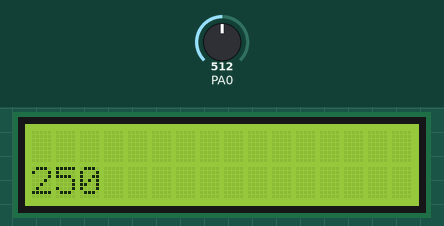
Bench run of a program on a simulated ATmega32, built with avr-gcc and emulated at 8 MHz. On the bench: 16×2 character LCD. Wiring (inferred from the names in the program): character LCD (HD44780): RS PB0; E PB1; data PB2, PB3, PB4, PB5. The inputs (shaded band) are chosen by the test bench; at power-on: PA0 = 512.

Above: at 1.2 s.
1.3 s: PA0 set to 716
At 2.6 s:
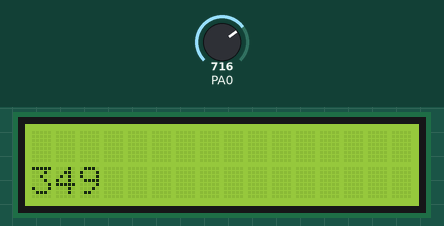
2.9 s: PA0 set to 900
At 4.1 s:
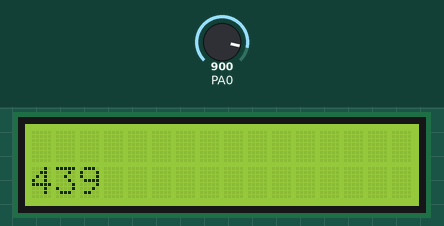
4.4 s: PA0 set to 1023
At 4.9 s:
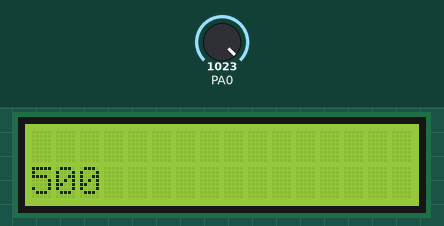
Timing chart, 0 to 7.4 s (numbered marks = the images above; inputs shaded):
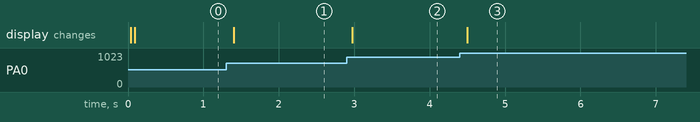

The program:

main.c
```c
#include <avr/io.h>
#include <stdlib.h>
#include <string.h>
#include <stdio.h>
#include <util/delay.h>
#include <avr/sfr_defs.h>
#include <math.h>
#include <avr/interrupt.h>
#include <avr/eeprom.h>
#include "HD44780.h"


#ifndef _BV
#define _BV(bit)				(1<<(bit))
#endif

#ifndef inb
#define	inb(addr)			(addr)
#endif

#ifndef outb
#define	outb(addr, data)	addr = (data)
#endif

#ifndef sbi
#define sbi(reg,bit)		reg |= (_BV(bit))
#endif

#ifndef cbi
#define cbi(reg,bit)		reg &= ~(_BV(bit))
#endif

#ifndef tbi
#define tbi(reg,bit)		reg ^= (_BV(bit))
#endif

/*
 *  Gotowe zaimplementowane:
 #define 	bit_is_set(sfr, bit)   (_SFR_BYTE(sfr) & _BV(bit))
 #define 	bit_is_clear(sfr, bit)   (!(_SFR_BYTE(sfr) & _BV(bit)))
 #define 	loop_until_bit_is_set(sfr, bit)   do { } while (bit_is_clear(sfr, bit))
 #define 	loop_until_bit_is_clear(sfr, bit)   do { } while (bit_is_set(sfr, bit))

 */

// MIN/MAX/ABS macros
#define MIN(a,b)			((a<b)?(a):(b))
#define MAX(a,b)			((a>b)?(a):(b))
#define ABS(x)				((x>0)?(x):(-x))


void ADC_init()
{
	sbi(ADMUX,REFS0); //konfiguracja napiêcia referencyjnego   wybraæ napiêcie AVCC
	sbi(ADCSRA,ADPS0); //konfiguracja podzielnika czêstotliwo ci dla uk³adu przetwornika  (16??)
	sbi(ADCSRA,ADEN ); //uruchomienie uk³adu przetwornika

	//TYCH LINII PONIZEJ MOZE NIE BYC BO INITIAL VALUE == 0
	//konfiguracja/wybór kana³u/pinu na którym bêdzie dokonywany pomiar ||WYBRANO PA0 czyli ADC0
	cbi(ADMUX,MUX0);
	cbi(ADMUX,MUX1);
	cbi(ADMUX,MUX2);
	cbi(ADMUX,MUX3);
	cbi(ADMUX,MUX4);
}

uint16_t ADC_10bit()
{
	sbi(ADCSRA,ADSC); //uruchomienie pojedynczego pomiaru   ustawienie bitu
	cbi(ADCSRA,ADSC); //oczekiwanie na zakoñczenie pomiaru   oczekiwanie na wyzerowanie bitu
	return ADC;

}

uint16_t ADC_to_volt(uint16_t adc_value)
{
	return adc_value*0.4888;   // 500/1023 == 0.4888
}

int main() {
	ADC_init();
	LCD_Initalize();	//Inicjalizacja ekranu LCD
	LCD_Home(); 	//Przywraca poczatkowe wspolrzedne wyswietlacza
	while(1) {
		LCD_GoTo(0, 1);	//Ustawienie kursora na poczatku 1 linii LCD
		LCD_ShowNumber(ADC_to_volt(ADC_10bit()));
		_delay_ms(50);
		LCD_Clear();
	}

}
```

HD44780.c
```c
//-------------------------------------------------------------------------------------------------
// Wy wietlacz alfanumeryczny ze sterownikiem HD44780
// Sterowanie w trybie 4-bitowym bez odczytu flagi zajêto ci
// z dowolnym przypisaniem sygna³ów steruj¹cych
// Plik : HD44780.c
// Mikrokontroler : Atmel AVR
// Kompilator : avr-gcc
// Autor : Rados³aw Kwiecieñ
//  ród³o : http://radzio.dxp.pl/hd44780/
// Data : 24.03.2007
//-------------------------------------------------------------------------------------------------

#include "HD44780.h"
//-------------------------------------------------------------------------------------------------
//
// Funkcja wystawiaj¹ca pó³bajt na magistralê danych
//
//-------------------------------------------------------------------------------------------------
void _LCD_OutNibble(unsigned char nibbleToWrite)
{
if(nibbleToWrite & 0x01)
	LCD_DB4_PORT |= LCD_DB4;
else
	LCD_DB4_PORT  &= ~LCD_DB4;

if(nibbleToWrite & 0x02)
	LCD_DB5_PORT |= LCD_DB5;
else
	LCD_DB5_PORT  &= ~LCD_DB5;

if(nibbleToWrite & 0x04)
	LCD_DB6_PORT |= LCD_DB6;
else
	LCD_DB6_PORT  &= ~LCD_DB6;

if(nibbleToWrite & 0x08)
	LCD_DB7_PORT |= LCD_DB7;
else
	LCD_DB7_PORT  &= ~LCD_DB7;
}
//-------------------------------------------------------------------------------------------------
//
// Funkcja zapisu bajtu do wy wietacza (bez rozró¿nienia instrukcja/dane).
//
//-------------------------------------------------------------------------------------------------
void _LCD_Write(unsigned char dataToWrite)
{
LCD_E_PORT |= LCD_E;
_LCD_OutNibble(dataToWrite >> 4);
LCD_E_PORT &= ~LCD_E;
LCD_E_PORT |= LCD_E;
_LCD_OutNibble(dataToWrite);
LCD_E_PORT &= ~LCD_E;
_delay_us(50);
}
//-------------------------------------------------------------------------------------------------
//
// Funkcja zapisu rozkazu do wy wietlacza
//
//-------------------------------------------------------------------------------------------------
void LCD_WriteCommand(unsigned char commandToWrite)
{
LCD_RS_PORT &= ~LCD_RS;
_LCD_Write(commandToWrite);
}
//-------------------------------------------------------------------------------------------------
//
// Funkcja zapisu danych do pamiêci wy wietlacza
//
//-------------------------------------------------------------------------------------------------
void LCD_WriteData(unsigned char dataToWrite)
{
LCD_RS_PORT |= LCD_RS;
_LCD_Write(dataToWrite);
}
//-------------------------------------------------------------------------------------------------
//
// Funkcja wy wietlenia napisu na wyswietlaczu.
//
//-------------------------------------------------------------------------------------------------
void LCD_WriteText(char * text)
{
while(*text)
  LCD_WriteData(*text++);
}
//-------------------------------------------------------------------------------------------------
//
// Funkcja ustawienia wspó³rzêdnych ekranowych
//
//-------------------------------------------------------------------------------------------------
void LCD_GoTo(unsigned char x, unsigned char y)
{
LCD_WriteCommand(HD44780_DDRAM_SET | (x + (0x40 * y)));
}
//-------------------------------------------------------------------------------------------------
//
// Funkcja czyszczenia ekranu wy wietlacza.
//
//-------------------------------------------------------------------------------------------------
void LCD_Clear(void)
{
LCD_WriteCommand(HD44780_CLEAR);
_delay_ms(2);
}
//-------------------------------------------------------------------------------------------------
//
// Funkcja przywrócenia pocz¹tkowych wspó³rzêdnych wy wietlacza.
//
//-------------------------------------------------------------------------------------------------
void LCD_Home(void)
{
LCD_WriteCommand(HD44780_HOME);
_delay_ms(2);
}
//-------------------------------------------------------------------------------------------------
//
// Procedura inicjalizacji kontrolera HD44780.
//
//-------------------------------------------------------------------------------------------------
void LCD_Initalize(void)
{
unsigned char i;
LCD_DB4_DIR |= LCD_DB4; // Konfiguracja kierunku pracy wyprowadzeñ
LCD_DB5_DIR |= LCD_DB5; //
LCD_DB6_DIR |= LCD_DB6; //
LCD_DB7_DIR |= LCD_DB7; //
LCD_E_DIR 	|= LCD_E;   //
LCD_RS_DIR 	|= LCD_RS;  //
_delay_ms(15); // oczekiwanie na ustalibizowanie siê napiecia zasilajacego
LCD_RS_PORT &= ~LCD_RS; // wyzerowanie linii RS
LCD_E_PORT &= ~LCD_E;  // wyzerowanie linii E

for(i = 0; i < 3; i++) // trzykrotne powtórzenie bloku instrukcji
  {
  LCD_E_PORT |= LCD_E; //  E = 1
  _LCD_OutNibble(0x03); // tryb 8-bitowy
  LCD_E_PORT &= ~LCD_E; // E = 0
  _delay_ms(5); // czekaj 5ms
  }

LCD_E_PORT |= LCD_E; // E = 1
_LCD_OutNibble(0x02); // tryb 4-bitowy
LCD_E_PORT &= ~LCD_E; // E = 0

_delay_ms(1); // czekaj 1ms
LCD_WriteCommand(HD44780_FUNCTION_SET | HD44780_FONT5x7 | HD44780_TWO_LINE | HD44780_4_BIT); // interfejs 4-bity, 2-linie, znak 5x7
LCD_WriteCommand(HD44780_DISPLAY_ONOFF | HD44780_DISPLAY_OFF); // wy³¹czenie wyswietlacza
LCD_WriteCommand(HD44780_CLEAR); // czyszczenie zawartosæi pamieci DDRAM
_delay_ms(2);
LCD_WriteCommand(HD44780_ENTRY_MODE | HD44780_EM_SHIFT_CURSOR | HD44780_EM_INCREMENT);// inkrementaja adresu i przesuwanie kursora
LCD_WriteCommand(HD44780_DISPLAY_ONOFF | HD44780_DISPLAY_ON | HD44780_CURSOR_OFF | HD44780_CURSOR_NOBLINK); // w³¹cz LCD, bez kursora i mrugania
}


//-------------------------------------------------------------------------------------------------
//
// Funkcja wy wietlenia liczby na wyswietlaczu.
//
//-------------------------------------------------------------------------------------------------
void LCD_ShowNumber(int32_t liczba){
	char text[16];
	sprintf(text, "%d", liczba);
	LCD_WriteText(text);
}


//-------------------------------------------------------------------------------------------------
//
// Koniec pliku HD44780.c
//
//-------------------------------------------------------------------------------------------------
```

HD44780.h
```c
//-------------------------------------------------------------------------------------------------
// Wy wietlacz alfanumeryczny ze sterownikiem HD44780
// Sterowanie w trybie 4-bitowym bez odczytu flagi zajêto ci
// z dowolnym przypisaniem sygna³ów steruj¹cych
// Plik : HD44780.h
// Mikrokontroler : Atmel AVR
// Kompilator : avr-gcc
// Autor : Rados³aw Kwiecieñ
//  ród³o : http://radzio.dxp.pl/hd44780/
// Data : 24.03.2007
//-------------------------------------------------------------------------------------------------

#include <avr/io.h>
#include <util/delay.h>

//-------------------------------------------------------------------------------------------------
//
// Konfiguracja sygna³ów steruj¹cych wy wietlaczem.
// Mo¿na zmieniæ stosownie do potrzeb.
//
//-------------------------------------------------------------------------------------------------
#define LCD_RS_DIR		DDRB
#define LCD_RS_PORT 	PORTB
#define LCD_RS			(1 << PB0)

#define LCD_E_DIR		DDRB
#define LCD_E_PORT		PORTB
#define LCD_E			(1 << PB1)

#define LCD_DB4_DIR		DDRB
#define LCD_DB4_PORT	PORTB
#define LCD_DB4			(1 << PB2)

#define LCD_DB5_DIR		DDRB
#define LCD_DB5_PORT	PORTB
#define LCD_DB5			(1 << PB3)

#define LCD_DB6_DIR		DDRB
#define LCD_DB6_PORT	PORTB
#define LCD_DB6			(1 << PB4)

#define LCD_DB7_DIR		DDRB
#define LCD_DB7_PORT	PORTB
#define LCD_DB7			(1 << PB5)

//-------------------------------------------------------------------------------------------------
//
// Instrukcje kontrolera Hitachi HD44780
//
//-------------------------------------------------------------------------------------------------

#define HD44780_CLEAR					0x01

#define HD44780_HOME					0x02

#define HD44780_ENTRY_MODE				0x04
	#define HD44780_EM_SHIFT_CURSOR		0
	#define HD44780_EM_SHIFT_DISPLAY	1
	#define HD44780_EM_DECREMENT		0
	#define HD44780_EM_INCREMENT		2

#define HD44780_DISPLAY_ONOFF			0x08
	#define HD44780_DISPLAY_OFF			0
	#define HD44780_DISPLAY_ON			4
	#define HD44780_CURSOR_OFF			0
	#define HD44780_CURSOR_ON			2
	#define HD44780_CURSOR_NOBLINK		0
	#define HD44780_CURSOR_BLINK		1

#define HD44780_DISPLAY_CURSOR_SHIFT	0x10
	#define HD44780_SHIFT_CURSOR		0
	#define HD44780_SHIFT_DISPLAY		8
	#define HD44780_SHIFT_LEFT			0
	#define HD44780_SHIFT_RIGHT			4

#define HD44780_FUNCTION_SET			0x20
	#define HD44780_FONT5x7				0
	#define HD44780_FONT5x10			4
	#define HD44780_ONE_LINE			0
	#define HD44780_TWO_LINE			8
	#define HD44780_4_BIT				0
	#define HD44780_8_BIT				16

#define HD44780_CGRAM_SET				0x40

#define HD44780_DDRAM_SET				0x80

//-------------------------------------------------------------------------------------------------
//
// Deklaracje funkcji
//
//-------------------------------------------------------------------------------------------------

void LCD_WriteCommand(unsigned char);
void LCD_WriteData(unsigned char);
void LCD_WriteText(char *);
void LCD_GoTo(unsigned char, unsigned char);
void LCD_Clear(void);
void LCD_Home(void);
void LCD_Initalize(void);
void LCD_ShowNumber(int32_t liczba);
//-------------------------------------------------------------------------------------------------
//
// Koniec pliku HD44780.h
//
//-------------------------------------------------------------------------------------------------
```

Measured:
- after the input at 1.3 s, the display: changes after 0.10 s (image 1)
- after the input at 2.9 s, the display: changes after 0.08 s (image 2)
- after the input at 4.4 s, the display: changes after 0.10 s (image 3)
